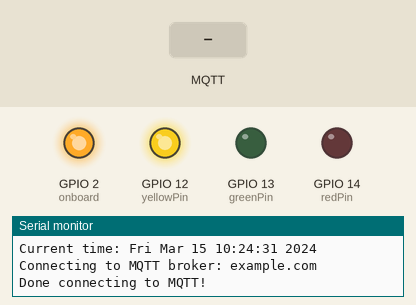
Recording of a sketch running on a simulated ESP8266 (NodeMCU). On the bench: output pins drawn as LEDs (lit = HIGH), the last lines printed to the serial monitor. Dashed ring = blinking. The inputs (shaded band) are chosen by the test bench. WiFi joins after 1.5 s; servers stay silent unless stated; the local clock reads 2024-03-15 10:24:30 at power-on unless the sketch sets it; no MQTT or app messages arrive unless stated.

Above: at 4.7 s.
4.8 s: MQTT message "0" arrives on the first subscribed topic
At 5.8 s:
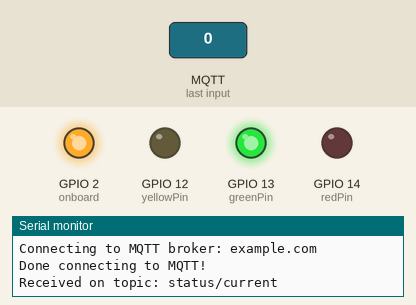
6.3 s: MQTT message "1" arrives on the first subscribed topic
At 6.46 s:
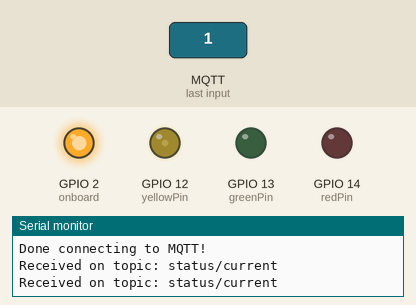
9.3 s: MQTT message "2" arrives on the first subscribed topic
At 9.9 s:
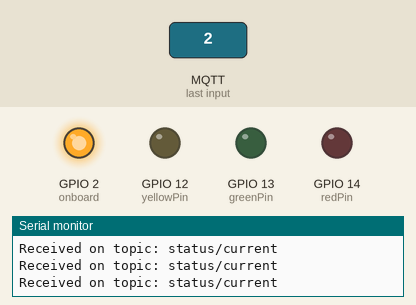
12.3 s: MQTT message "on" arrives on the first subscribed topic
At 13.2 s:
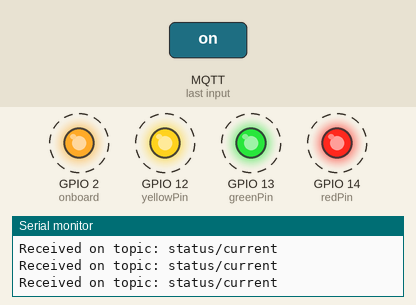
Timing chart, 0 to 16.3 s (numbered marks = the images above; inputs shaded):
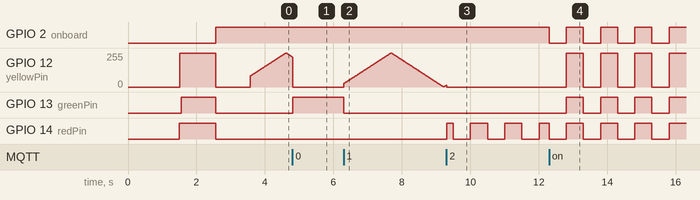

Measured:
- after the input at 4.8 s, GPIO 13 (greenPin): LOW → HIGH at once
- after the input at 6.3 s, GPIO 13 (greenPin): HIGH → LOW at once
- after the input at 9.3 s, GPIO 14 (redPin): LOW → HIGH at once, then repeats every 1.0 s: LOW 0.50 s, HIGH 0.50 s
- after the input at 12.3 s, GPIO 2 (onboard): alternates HIGH for 0.50 s and LOW for 0.50 s, starting at once; GPIO 12 (yellowPin): alternates 255/255 for 0.50 s and 0/255 for 0.50 s, starting after 0.51 s; GPIO 13 (greenPin): alternates HIGH for 0.50 s and LOW for 0.50 s, starting after 0.51 s

The sketch:

esp_status_indicator.ino
```cpp
#include <ArduinoMqttClient.h>
#include <ESP8266WiFi.h>
#include <time.h>

#include "mqtt_secrets.h"
int onboard = 2;
int redPin = 14;
int yellowPin = 12;
int greenPin = 13;

const char inTopic[] = "status/current";
const char requestTopic[] = "status/request";
const String inTopicStr = String(inTopic);
int heartbeatDelayMillis = 1000 * 60 * 15;

time_t setClock() {
  configTime(3 * 3600, 0, "pool.ntp.org", "time.nist.gov");

  Serial.print("Waiting for NTP time sync: ");
  time_t now = time(nullptr);
  while (now < 8 * 3600 * 2) {
    delay(500);
    Serial.print(".");
    now = time(nullptr);
  }
  Serial.println("");
  struct tm timeinfo;
  gmtime_r(&now, &timeinfo);
  Serial.print("Current time: ");
  Serial.print(asctime(&timeinfo));
  return now;
}

// WiFiFlientSecure for SSL/TLS support
BearSSL::WiFiClientSecure client;
BearSSL::X509List cert(ca_cert);
MqttClient mqttClient(client);

void errorLoop() {
  char stat = 0;
  ESP.wdtDisable();
  while (true) {
    digitalWrite(onboard, stat);
    digitalWrite(redPin, stat);
    digitalWrite(yellowPin, stat);
    digitalWrite(greenPin, stat);
    delay(500);
    stat = stat ^ 1;
  }
}

int lastReceiveMillis = 0;
int loops_since_reconnect = 0;
char state = 1;

void onMqttMessage(int messageSize) {
  Serial.print(F("Received on topic: "));
  Serial.println(mqttClient.messageTopic());
  if (mqttClient.messageTopic().compareTo(inTopicStr) == 0 && messageSize > 0) {
    char in_char = (char)mqttClient.read();
    switch (in_char) {
      case '0':
        state = 0;
        break;
      case '1':
        state = 1;
        break;
      case '2':
        state = 2;
        break;
      default:
        errorLoop();
        break;
    }
    lastReceiveMillis = millis();
    while (mqttClient.available()) {
      mqttClient.read();
    }
  }
}

void requestUpdate() {
  mqttClient.beginMessage(requestTopic);
  mqttClient.print('1');
  mqttClient.endMessage();
}
/*************************** Sketch Code ************************************/

void setup() {
  pinMode(onboard, OUTPUT);
  pinMode(redPin, OUTPUT);
  pinMode(yellowPin, OUTPUT);
  pinMode(greenPin, OUTPUT);
  digitalWrite(onboard, LOW);

  Serial.begin(115200);
  // Connect to wifi
  Serial.print(F("\nConnecting to wifi"));
  WiFi.begin(WLAN_SSID, WLAN_PASS);
  while (WiFi.status() != WL_CONNECTED) {
    delay(500);
    Serial.print(F("."));
  }
  Serial.println(F("done!"));
  Serial.print(F("IP address: "));
  Serial.println(WiFi.localIP());
  digitalWrite(redPin, HIGH);

  // Set trust anchors and set current time with NTP
  client.setTrustAnchors(&cert);
  setClock();
  digitalWrite(yellowPin, HIGH);

  // Connect to the MQTT broker
  Serial.print(F("Connecting to MQTT broker: "));
  Serial.println(MQTT_BROKER_URL);

  mqttClient.setId(MQTT_CLIENT_ID);
  mqttClient.setUsernamePassword(MQTT_USERNAME, MQTT_PASSWORD);
  if (!mqttClient.connect(MQTT_BROKER_URL, MQTT_PORT)) {
    Serial.print(F("\nMQTT connection failed! Error code = "));
    Serial.println(mqttClient.connectError());
    errorLoop();
  }
  mqttClient.subscribe(inTopic);
  mqttClient.onMessage(onMqttMessage);
  requestUpdate();

  Serial.println(F("Done connecting to MQTT!"));
  digitalWrite(greenPin, HIGH);
  delay(1000);

  digitalWrite(onboard, HIGH);
  digitalWrite(redPin, LOW);
  digitalWrite(yellowPin, LOW);
  digitalWrite(greenPin, LOW);
  delay(1000);


}

void heartbeat(int pin) {
  int setpoint = (millis() / 6) % 512;
  if (setpoint > 255) {
    analogWrite(pin, 512 - setpoint);
  } else {
    analogWrite(pin, setpoint);
  }
}

void flash(int pin) {
  if (millis() % 1000 < 500) {
    digitalWrite(pin, HIGH);
  } else {
    digitalWrite(pin, LOW);
  }
}

void loop() {
  delay(10);

  loops_since_reconnect += 1;
  if (loops_since_reconnect > 10000000) { // Reconnect periodically
    loops_since_reconnect = 0;
    Serial.print("Reconnecting MQTT");
    mqttClient.stop();
    if (!mqttClient.connect(MQTT_BROKER_URL, MQTT_PORT)) {
        Serial.print("MQTT connection failed! Error code = ");
        Serial.println(mqttClient.connectError());
        errorLoop();
    }
  }

  if(!mqttClient.connected()){ // if the client has been disconnected,
    if (!mqttClient.connect(MQTT_BROKER_URL, MQTT_PORT)) {
        Serial.print("MQTT connection failed! Error code = ");
        Serial.println(mqttClient.connectError());
        errorLoop();
    }
  }

  mqttClient.poll();

  // Check to see if we haven't gotten a heartbeat in a while
  int currentMillis = millis();
  if (currentMillis < lastReceiveMillis || (currentMillis - lastReceiveMillis) > heartbeatDelayMillis) {
    if (state == 0) {

      state = 1;
      // Reset
      ESP.wdtDisable();
    }
    requestUpdate();
    Serial.println(F("Requesting update from server, no heartbeat received!"));
    lastReceiveMillis = currentMillis;
  }
  switch (state) {
    case 0:
      digitalWrite(redPin, LOW);
      digitalWrite(yellowPin, LOW);
      digitalWrite(greenPin, HIGH);
      break;
    case 1:
      digitalWrite(redPin, LOW);
      digitalWrite(greenPin, LOW);
      heartbeat(yellowPin);
      break;
    case 2:
      digitalWrite(yellowPin, LOW);
      digitalWrite(greenPin, LOW);
      flash(redPin);
      break;
  }
}
```

mqtt_secrets.template.h
```cpp
#ifndef MQTT_SECRETS
#define MQTT_SECRETS

// Enter entries in all of these
#define WLAN_SSID "YOUR_SSID"
#define WLAN_PASS "YOUR_PASSWORD"
#define MQTT_BROKER_URL "example.com"
#define MQTT_PORT 8883
#define MQTT_CLIENT_ID "YOUR_CLIENT_ID"
#define MQTT_USERNAME "YOUR_USERNAME"
#define MQTT_PASSWORD "YOUR_PASSWORD"

// If using HiveMQ, this is from https://letsencrypt.org/certs/isrgrootx1.pem
static const char ca_cert[] PROGMEM = R"EOF(
-----BEGIN CERTIFICATE-----
PREFERABLY A ROOT KEY SO YOU
DON'T HAVE TO REFLASH YOUR ESP's
-----END CERTIFICATE-----
)EOF";
#endif
```
